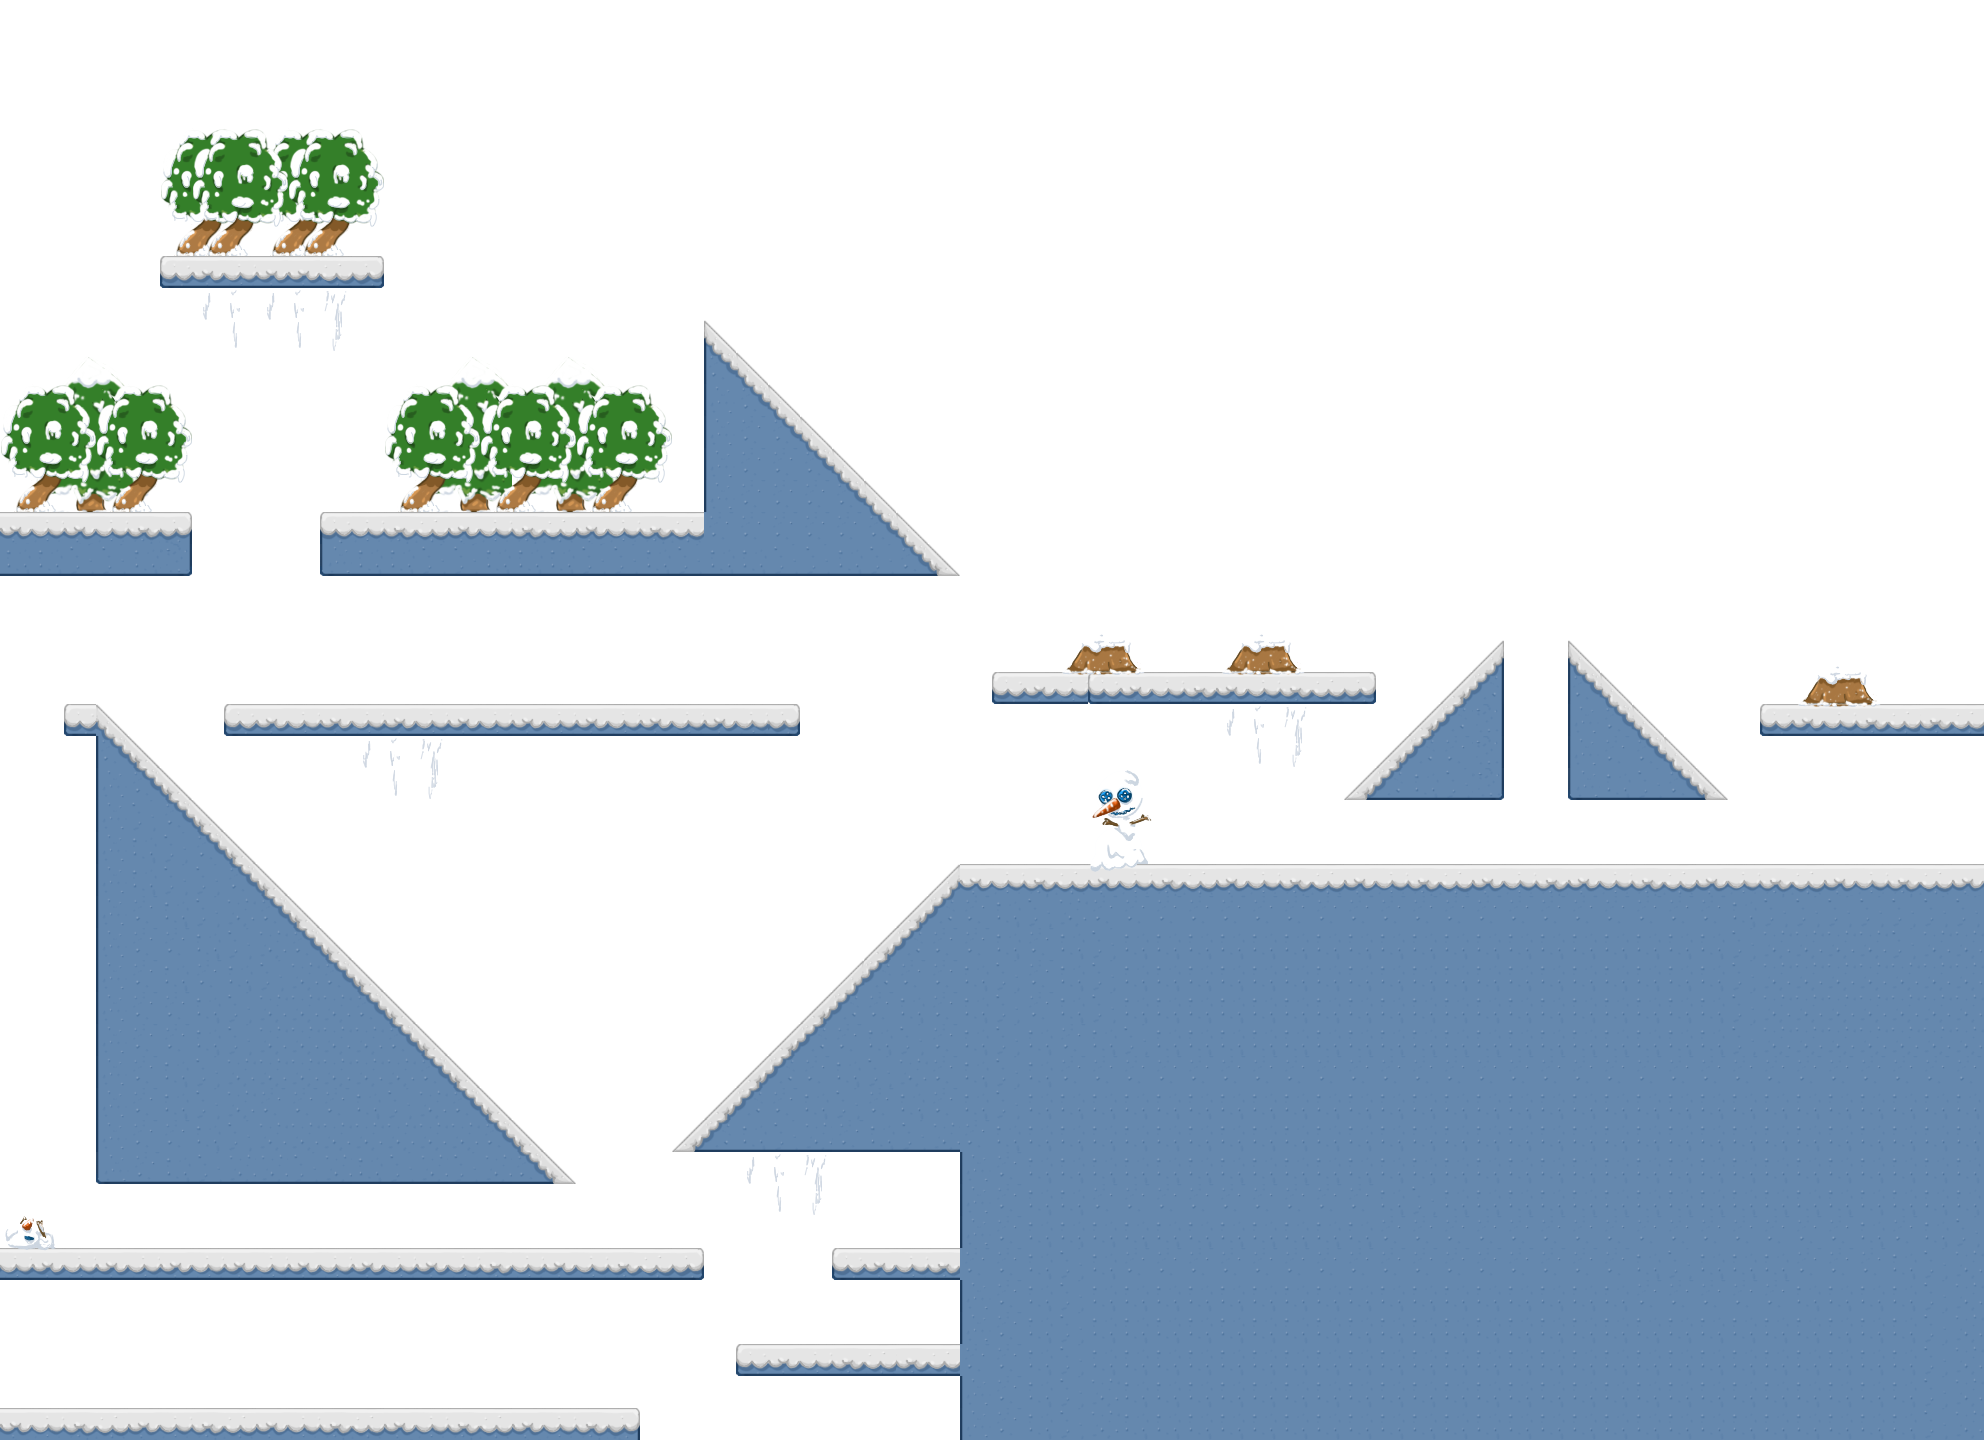

Tiled map render using the project's own tile images. Description and the map definition, with tile-layer contents summarised, below:
An orthogonal 62x45 tile map with 32x32 px tiles, 3 tile layers (background, ground, frontground), 2 tilesets and 7 objects (3x flairy, earm, soldier, solflyer, goal).

<map version="1.10" tiledversion="1.10.0" orientation="orthogonal" renderorder="right-down" width="62" height="45" tilewidth="32" tileheight="32" infinite="0" backgroundcolor="#ffffff" nextlayerid="5" nextobjectid="8">
 <properties>
  <property name="FLY" value="15" />
  <property name="JUMP" value="3" />
  <property name="STOP" value="2" />
 </properties>
 <tileset firstgid="1" name="tiles" tilewidth="32" tileheight="32" tilecount="100" columns="10">
  <image source="tiles.png" width="320" height="320" />
  <tile id="0">
   <properties>
    <property name="type" value="TOPL" />
   </properties>
  </tile>
  <tile id="1">
   <properties>
    <property name="type" value="TOP" />
   </properties>
  </tile>
  <tile id="2">
   <properties>
    <property name="type" value="TOP" />
   </properties>
  </tile>
  <tile id="3">
   <properties>
    <property name="type" value="TOP" />
   </properties>
  </tile>
  <tile id="4">
   <properties>
    <property name="type" value="TOP" />
   </properties>
  </tile>
  <tile id="5">
   <properties>
    <property name="type" value="TOPR" />
   </properties>
  </tile>
  <tile id="6">
   <properties>
    <property name="type" value="TOP" />
   </properties>
  </tile>
  <tile id="7">
   <properties>
    <property name="type" value="TOP" />
   </properties>
  </tile>
  <tile id="8">
   <properties>
    <property name="type" value="TOP" />
   </properties>
  </tile>
  <tile id="9">
   <properties>
    <property name="type" value="TOP" />
   </properties>
  </tile>
  <tile id="10">
   <properties>
    <property name="type" value="LEFT" />
   </properties>
  </tile>
  <tile id="15">
   <properties>
    <property name="type" value="RIGHT" />
   </properties>
  </tile>
  <tile id="20">
   <properties>
    <property name="type" value="DGL1" />
   </properties>
  </tile>
  <tile id="21">
   <properties>
    <property name="type" value="NB" />
   </properties>
  </tile>
  <tile id="22">
   <properties>
    <property name="type" value="NB" />
   </properties>
  </tile>
  <tile id="23">
   <properties>
    <property name="type" value="DGR1" />
   </properties>
  </tile>
  <tile id="31">
   <properties>
    <property name="type" value="DGL1" />
   </properties>
  </tile>
  <tile id="32">
   <properties>
    <property name="type" value="DGR1" />
   </properties>
  </tile>
  <tile id="35">
   <properties>
    <property name="type" value="DGR1" />
   </properties>
  </tile>
  <tile id="36">
   <properties>
    <property name="type" value="NB" />
   </properties>
  </tile>
  <tile id="38">
   <properties>
    <property name="type" value="NB" />
   </properties>
  </tile>
  <tile id="39">
   <properties>
    <property name="type" value="NB" />
   </properties>
  </tile>
  <tile id="40">
   <properties>
    <property name="type" value="BDGL1" />
   </properties>
  </tile>
  <tile id="41">
   <properties>
    <property name="type" value="NB" />
   </properties>
  </tile>
  <tile id="42">
   <properties>
    <property name="type" value="NB" />
   </properties>
  </tile>
  <tile id="43">
   <properties>
    <property name="type" value="BDGR1" />
   </properties>
  </tile>
  <tile id="44">
   <properties>
    <property name="type" value="DGR1" />
   </properties>
  </tile>
  <tile id="46">
   <properties>
    <property name="type" value="DGR1" />
   </properties>
  </tile>
  <tile id="47">
   <properties>
    <property name="type" value="DGL1" />
   </properties>
  </tile>
  <tile id="48">
   <properties>
    <property name="type" value="TOPRL" />
   </properties>
  </tile>
  <tile id="49">
   <properties>
    <property name="type" value="TOPRL" />
   </properties>
  </tile>
  <tile id="50">
   <properties>
    <property name="type" value="LEFT" />
   </properties>
  </tile>
  <tile id="51">
   <properties>
    <property name="type" value="DGL1" />
   </properties>
  </tile>
  <tile id="52">
   <properties>
    <property name="type" value="DGR1" />
   </properties>
  </tile>
  <tile id="53">
   <properties>
    <property name="type" value="RIGHT" />
   </properties>
  </tile>
  <tile id="54">
   <properties>
    <property name="type" value="DGL1" />
   </properties>
  </tile>
  <tile id="55">
   <properties>
    <property name="type" value="BDGR1" />
   </properties>
  </tile>
  <tile id="58">
   <properties>
    <property name="type" value="RL" />
   </properties>
  </tile>
  <tile id="61">
   <properties>
    <property name="type" value="RIGHT" />
   </properties>
  </tile>
  <tile id="62">
   <properties>
    <property name="type" value="LEFT" />
   </properties>
  </tile>
  <tile id="63">
   <properties>
    <property name="type" value="BDGL1" />
   </properties>
  </tile>
  <tile id="65">
   <properties>
    <property name="type" value="DGL1" />
   </properties>
  </tile>
  <tile id="68">
   <properties>
    <property name="type" value="RL" />
   </properties>
  </tile>
  <tile id="70">
   <properties>
    <property name="type" value="LEFT" />
   </properties>
  </tile>
  <tile id="75">
   <properties>
    <property name="type" value="RIGHT" />
   </properties>
  </tile>
  <tile id="80">
   <properties>
    <property name="type" value="TOP" />
   </properties>
  </tile>
  <tile id="81">
   <properties>
    <property name="type" value="TOP" />
   </properties>
  </tile>
  <tile id="82">
   <properties>
    <property name="type" value="TOP" />
   </properties>
  </tile>
  <tile id="83">
   <properties>
    <property name="type" value="TOP" />
   </properties>
  </tile>
  <tile id="84">
   <properties>
    <property name="type" value="TOP" />
   </properties>
  </tile>
  <tile id="85">
   <properties>
    <property name="type" value="TOP" />
   </properties>
  </tile>
 </tileset>
 <tileset firstgid="101" name="props" tilewidth="32" tileheight="32" tilecount="100" columns="10">
  <image source="props.png" width="320" height="320" />
 </tileset>
 <layer id="1" name="background" width="62" height="45">
  <data>[2790 cells, 90 non-empty, 36 distinct tile ids]</data>
 </layer>
 <layer id="2" name="ground" width="62" height="45">
  <data>[2790 cells, 955 non-empty, 40 distinct tile ids]</data>
 </layer>
 <layer id="3" name="frontground" width="62" height="45">
  <data>[2790 cells, 167 non-empty, 44 distinct tile ids]</data>
 </layer>
 <objectgroup id="4" name="avatars">
  <object id="1" name="earm" gid="25" x="1600" y="653" width="32" height="32" />
  <object id="2" name="soldier" gid="35" x="455" y="689" width="32" height="32" />
  <object id="3" name="flairy" gid="37" x="887" y="1226" width="32" height="32" />
  <object id="4" name="flairy" gid="37" x="33" y="1008" width="32" height="32" />
  <object id="5" name="flairy" gid="37" x="255" y="246" width="32" height="32" />
  <object id="6" name="solflyer" gid="35" x="1524" y="830" width="32" height="32" />
  <object id="7" name="goal" gid="26" x="1887" y="680" width="32" height="32" />
 </objectgroup>
</map>
